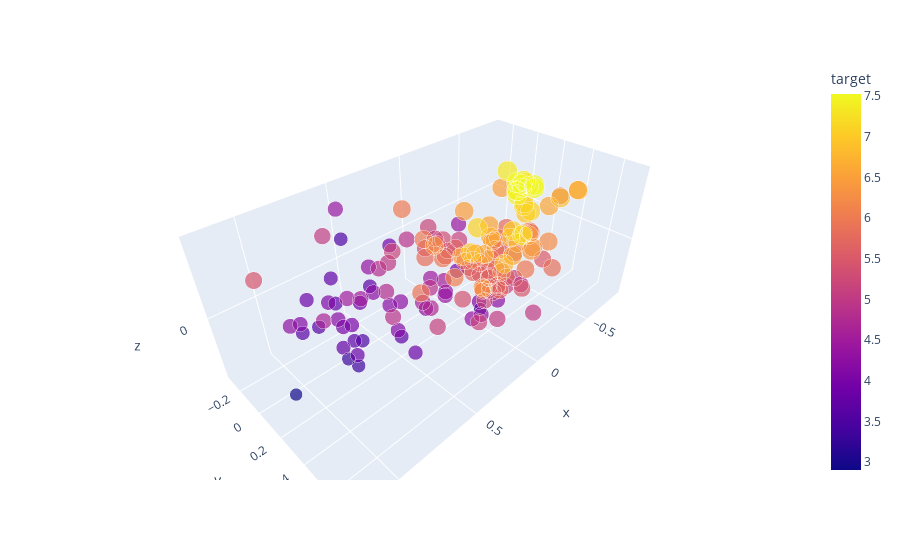

Notebook code cell kept with this figure:
### Code cell
transformed_df = pd.DataFrame(transformed_test_X, columns=['x','y','z'])
transformed_df['target'] = test_y.values
px.scatter_3d(transformed_df, x='x', y='y', z='z',
              color='target', size='target')

### Figure 1 — Plotly figure (JSON) as saved in the notebook; plotly's stock layout.template omitted (floating-point values rounded to 4 significant figures; data arrays with more than 128 entries replaced by an {"elided": "..."} marker saying what was removed)
{"data": [{"hovertemplate": "x=%{x}<br>y=%{y}<br>z=%{z}<br>target=%{marker.color}<extra></extra>", "legendgroup": "", "marker": {"color": {"elided": "157 float values"}, "coloraxis": "coloraxis", "size": {"elided": "157 float values"}, "sizemode": "area", "sizeref": 0.01881, "symbol": "circle"}, "mode": "markers", "name": "", "scene": "scene", "showlegend": false, "type": "scatter3d", "x": {"elided": "157 float values"}, "y": {"elided": "157 float values"}, "z": {"elided": "157 float values"}}], "layout": {"coloraxis": {"colorbar": {"title": {"text": "target"}}, "colorscale": [[0, "#0d0887"], [0.1111, "#46039f"], [0.2222, "#7201a8"], [0.3333, "#9c179e"], [0.4444, "#bd3786"], [0.5556, "#d8576b"], [0.6667, "#ed7953"], [0.7778, "#fb9f3a"], [0.8889, "#fdca26"], [1, "#f0f921"]]}, "legend": {"itemsizing": "constant", "tracegroupgap": 0}, "margin": {"t": 60}, "scene": {"domain": {"x": [0, 1], "y": [0, 1]}, "xaxis": {"title": {"text": "x"}}, "yaxis": {"title": {"text": "y"}}, "zaxis": {"title": {"text": "z"}}}}}
